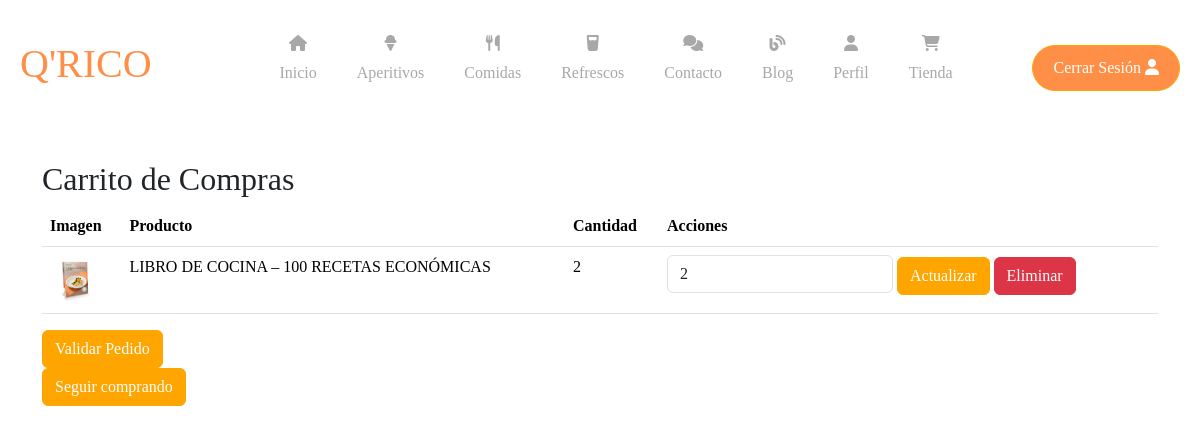
Page /carrito/ (signed in) on the committed database.
### cuentas/models.py (models this page shows, shortened)
class ProductoItem(models.Model):
    carrito = models.ForeignKey(Carrito, related_name='items', on_delete=models.CASCADE)  # Carrito al que pertenece el ítem
    producto = models.ForeignKey(Producto, on_delete=models.CASCADE)  # Producto agregado al carrito
    cantidad = models.PositiveIntegerField(default=1)  # Cantidad del producto

class Producto(models.Model):
    nombre = models.CharField(max_length=100)  # Nombre del producto
    descripcion = models.TextField()  # Descripción del producto
    precio = models.IntegerField()  # Precio del producto
    imagen = models.ImageField(upload_to='productos/', default='path/to/default/image.jpg')  # Imagen del producto
    fecha_creacion = models.DateTimeField(auto_now_add=True)  # Fecha de creación del producto

### cuentas/views.py (the view)
# urls.py: path('carrito/', views.ver_carrito, name='ver_carrito'),
@login_required
def ver_carrito(request):
    carrito, created = Carrito.objects.get_or_create(usuario=request.user)
    return render(request, 'cuentas/ver_carrito.html', {'carrito': carrito})

### cuentas/templates/cuentas/ver_carrito.html (shortened to what this page needs)
{% extends "cuentas/base.html" %}
{% block content %}
<div class="container mt-4">
    <h2>Carrito de Compras</h2>
    {% if carrito.items.all %}
    <table class="table">
        <thead>
            <tr>
                <th>Imagen</th>
                <th>Producto</th>
                <th>Cantidad</th>
                <th>Acciones</th>
            </tr>
        </thead>
        <tbody>
            {% for item in carrito.items.all %}
            <tr>
                <td><img src="{{ item.producto.imagen.url }}" alt="{{ item.producto.nombre }}" style="width: 50px;"></td>
                <td>{{ item.producto.nombre }}</td>
                <td>{{ item.cantidad }}</td>
                <td>
                    {% if perms.cuentas.change_carrito %}
                        <form method="post" action="{% url 'actualizar_carrito' item.id %}" style="display:inline-block;">
                            <input type="number" name="cantidad" value="{{ item.cantidad }}" min="1" class="form-control d-inline-block w-auto">
                            <button type="submit" class="btn btn-orange">Actualizar</button>
                        </form>
                    {% endif %}
                    {% if perms.cuentas.delete_carrito %}
                        <form method="post" action="{% url 'eliminar_del_carrito' item.id %}" style="display:inline-block;">
                            <button type="submit" class="btn btn-danger">Eliminar</button>
                        </form>
                    {% endif %}
                </td>
            </tr>
            {% endfor %}
        </tbody>
    </table>
    <form method="post" action="{% url 'validar_pedido' %}">
        <button type="submit" class="btn btn-orange">Validar Pedido</button>
    </form>
    <a href="{% url 'tienda' %}" class="btn btn-orange">Seguir comprando</a>
    {% else %}
    <p>Tu carrito está vacío.</p>
    <a href="{% url 'tienda' %}" class="btn btn-orange">Volver a la tienda</a>
    {% endif %}
</div>
{% endblock %}

### cuentas/static/cuentas/css/estilo.css (style rules this page uses)
* { margin: 0; padding: 0; font-family: 'Quicksand'; }
html { scroll-behavior: smooth; }
.btn-orange { background-color: orange; border-color: orange; color: white; }

### rows in the picture
ProductoItem: producto.imagen (picture), producto.nombre "LIBRO DE COCINA – 100 RECETAS ECONÓMICAS", cantidad "2"
